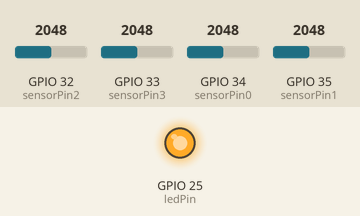
A sketch run on a simulated ESP32. Parts: output pins drawn as LEDs (lit = HIGH). The inputs (shaded band) are chosen by the test bench; at power-on: GPIO 32 (sensorPin2) = 2048, GPIO 33 (sensorPin3) = 2048, GPIO 34 (sensorPin0) = 2048, GPIO 35 (sensorPin1) = 2048. WiFi joins after 1.5 s; servers stay silent unless stated; the Firebase database answers and starts empty; what the sketch prints to the serial monitor is not drawn.

Above: at 1.6 s.
At 2.2 s:
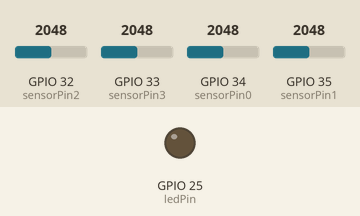
Timing chart, 0 to 3.7 s (numbered marks = the images above):
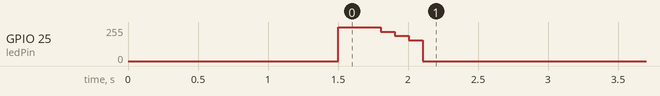

The sketch:

POD-Unit_Main_PhotoAI_v003.ino
```cpp
#include <WiFi.h>
#include <Firebase_ESP_Client.h>

// WiFi
const char* ssid = "MEO-2hzF96460";
const char* password = "FpxA9bv8";

// Firebase
#define FIREBASE_HOST "booking-ee47f-default-rtdb.europe-west1.firebasedatabase.app"
#define FIREBASE_AUTH "m3uCFaiui2EXuQdpZGuuIgwgarKXH5lojbhUgF5b"

// Имя устройства
const String device_id = "Pod_01_base_01";

// Пины
const int sensorPin0 = 34;
const int sensorPin1 = 35;
const int sensorPin2 = 32;
const int sensorPin3 = 33;
const int ledPin = 25;

// Буфер
const int buffer_size = 10;
int buffer0[buffer_size];
int buffer1[buffer_size];
int buffer2[buffer_size];
int buffer3[buffer_size];
int buffer_index = 0;

// Настройки из Firebase
int light_threshold = 1300;  // Новый порог по умолчанию
int send_interval = 5;       // Секунд
int min_light = 0;           // Мин свет для маппинга
int max_light = 4095;        // Макс свет
int target_light = 1000;     // Цель для компенсации
int current_brightness = 0;  // Текущая яркость для компенсации

// Объекты Firebase
FirebaseData fbdo;
FirebaseAuth auth;
FirebaseConfig config;

void setup() {
  Serial.begin(115200);

  WiFi.begin(ssid, password);
  Serial.print("Connecting to WiFi");
  while (WiFi.status() != WL_CONNECTED) {
    delay(500);
    Serial.print(".");
  }
  Serial.println("\nWiFi connected");

  ledcAttach(ledPin, 5000, 8);

  // Буфер нулями
  for (int i = 0; i < buffer_size; i++) {
    buffer0[i] = 0;
    buffer1[i] = 0;
    buffer2[i] = 0;
    buffer3[i] = 0;
  }

  // Firebase
  config.database_url = FIREBASE_HOST;
  config.signer.tokens.legacy_token = FIREBASE_AUTH;
  Firebase.begin(&config, &auth);
  Firebase.reconnectWiFi(true);

  Serial.println("Ready");
}

void loop() {
  // Чтение датчиков
  buffer0[buffer_index] = analogRead(sensorPin0);
  buffer1[buffer_index] = analogRead(sensorPin1);
  buffer2[buffer_index] = analogRead(sensorPin2);
  buffer3[buffer_index] = analogRead(sensorPin3);

  buffer_index++;
  if (buffer_index >= buffer_size) buffer_index = 0;

  // Средние
  int sum0 = 0, sum1 = 0, sum2 = 0, sum3 = 0;
  for (int j = 0; j < buffer_size; j++) {
    sum0 += buffer0[j];
    sum1 += buffer1[j];
    sum2 += buffer2[j];
    sum3 += buffer3[j];
  }
  int avg0 = sum0 / buffer_size;
  int avg1 = sum1 / buffer_size;
  int avg2 = sum2 / buffer_size;
  int avg3 = sum3 / buffer_size;
  int avg = (avg0 + avg1 + avg2 + avg3) / 4;

  // === Чтение настроек каждые 10 сек ===
  static unsigned long last_read = 0;
  if (millis() - last_read > 10000) {
    String path = "devices/" + device_id + "/";
    if (Firebase.RTDB.getInt(&fbdo, path + "light_threshold")) light_threshold = fbdo.intData();
    if (Firebase.RTDB.getInt(&fbdo, path + "send_interval")) send_interval = fbdo.intData();
    if (Firebase.RTDB.getInt(&fbdo, path + "min_light")) min_light = fbdo.intData();
    if (Firebase.RTDB.getInt(&fbdo, path + "max_light")) max_light = fbdo.intData();
    if (Firebase.RTDB.getInt(&fbdo, path + "target_light")) target_light = fbdo.intData();
    last_read = millis();
  }

  // === Порог + маппинг + компенсация ===
  int brightness = 0;
  if (avg < light_threshold) {  // Темно — начать компенсацию
    // Плавное маппинг: от min к max -> 255 к 0
    brightness = (max_light - avg) * 255 / (max_light - min_light);
    if (brightness < 0) brightness = 0;
    if (brightness > 255) brightness = 255;

    // Авто-компенсация к target
    int error = target_light - avg;  // Разница
    brightness = brightness + error / 10;  // Корректировка (делим на 10 для медленности)
    if (brightness < 0) brightness = 0;
    if (brightness > 255) brightness = 255;
  }
  ledcWrite(ledPin, brightness);
  current_brightness = brightness;  // Сохраняем для отправки

  // === Отправка ===
  static unsigned long last_send = 0;
  unsigned long now = millis();
  if (now - last_send > (send_interval * 1000)) {
    String base_path = "devices/" + device_id + "/";
    Firebase.RTDB.setInt(&fbdo, base_path + "avg_light", avg);
    Firebase.RTDB.setInt(&fbdo, base_path + "brightness", current_brightness);
    Firebase.RTDB.setInt(&fbdo, base_path + "timestamp", now / 1000);

    String sensors_path = base_path + "sensors/";
    Firebase.RTDB.setInt(&fbdo, sensors_path + "sensor0", avg0);
    Firebase.RTDB.setInt(&fbdo, sensors_path + "sensor1", avg1);
    Firebase.RTDB.setInt(&fbdo, sensors_path + "sensor2", avg2);
    Firebase.RTDB.setInt(&fbdo, sensors_path + "sensor3", avg3);

    last_send = now;
  }

  delay(100);
}
```

Measured:
- by itself, GPIO 25 (ledPin): 0/255 → 255/255 at 1.5 s, → 253/255 0.20 s later, → 221/255 0.10 s later, → 188/255 0.10 s later, … (6 changes in this stretch)
